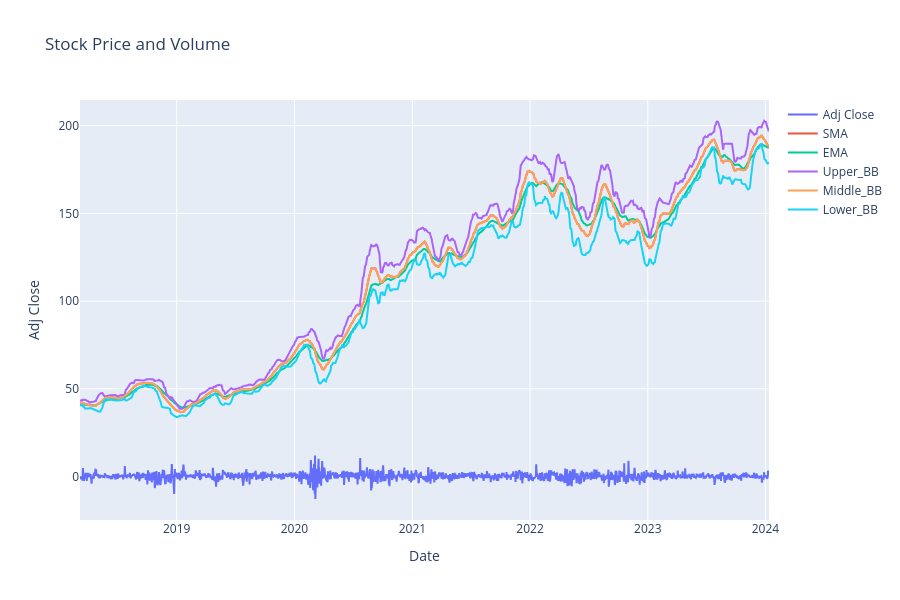

Notebook source saved alongside this figure:
### Code cell
y = indicators_with_price["Return"]
y_2 = indicators_with_price["SMA_SHORT"]
y_3 = indicators_with_price["EMA"]
y_4 = indicators_with_price["Upper_BB"]
y_5 = indicators_with_price["Middle_BB"]
y_6 = indicators_with_price["Lower_BB"]
X = np.array(date)

trace = go.Scatter(x=X, y=y, mode="lines", name="Adj Close")
trace_2 = go.Scatter(x=X, y=y_2, mode="lines", name="SMA")
trace_3 = go.Scatter(x=X, y=y_3, mode="lines", name="EMA")
trace_4 = go.Scatter(x=X, y=y_4, mode="lines", name="Upper_BB")
trace_5 = go.Scatter(x=X, y=y_5, mode="lines", name="Middle_BB")
trace_6 = go.Scatter(x=X, y=y_6, mode="lines", name="Lower_BB")



layout = go.Layout(
    title='Stock Price and Volume',
    xaxis=dict(title='Date'),
    yaxis=dict(title='Adj Close', side='left', rangemode='tozero'),
    yaxis2=dict(title='SMA', side='right', overlaying='y', rangemode='tozero'),
    yaxis3=dict(title='EMA', side='right', overlaying='y', rangemode='tozero'),
    yaxis4=dict(title='Upper_BB', side='right', overlaying='y', rangemode='tozero'),
    yaxis5=dict(title='Middle_BB', side='right', overlaying='y', rangemode='tozero'),
    yaxis6=dict(title='Lower_BB', side='right', overlaying='y', rangemode='tozero'),
    height=600,
)

fig = go.Figure(data=[trace, trace_2, trace_3, trace_4, trace_5, trace_6], layout=layout)

# Show plot
pyo.iplot(fig)

### Figure 1 — Plotly figure (JSON) as saved in the notebook; plotly's stock layout.template omitted (floating-point values rounded to 4 significant figures; data arrays with more than 128 entries replaced by an {"elided": "..."} marker saying what was removed)
{"data": [{"mode": "lines", "name": "Adj Close", "type": "scatter", "x": {"elided": "1480 str values"}, "y": {"elided": "1474 float values"}}, {"mode": "lines", "name": "SMA", "type": "scatter", "x": {"elided": "1480 str values"}, "y": {"elided": "1474 float values"}}, {"mode": "lines", "name": "EMA", "type": "scatter", "x": {"elided": "1480 str values"}, "y": {"elided": "1474 float values"}}, {"mode": "lines", "name": "Upper_BB", "type": "scatter", "x": {"elided": "1480 str values"}, "y": {"elided": "1474 float values"}}, {"mode": "lines", "name": "Middle_BB", "type": "scatter", "x": {"elided": "1480 str values"}, "y": {"elided": "1474 float values"}}, {"mode": "lines", "name": "Lower_BB", "type": "scatter", "x": {"elided": "1480 str values"}, "y": {"elided": "1474 float values"}}], "layout": {"height": 600, "title": {"text": "Stock Price and Volume"}, "xaxis": {"title": {"text": "Date"}}, "yaxis": {"rangemode": "tozero", "side": "left", "title": {"text": "Adj Close"}}, "yaxis2": {"overlaying": "y", "rangemode": "tozero", "side": "right", "title": {"text": "SMA"}}, "yaxis3": {"overlaying": "y", "rangemode": "tozero", "side": "right", "title": {"text": "EMA"}}, "yaxis4": {"overlaying": "y", "rangemode": "tozero", "side": "right", "title": {"text": "Upper_BB"}}, "yaxis5": {"overlaying": "y", "rangemode": "tozero", "side": "right", "title": {"text": "Middle_BB"}}, "yaxis6": {"overlaying": "y", "rangemode": "tozero", "side": "right", "title": {"text": "Lower_BB"}}}}
